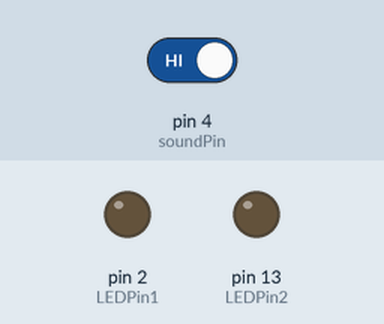
This sketch was run on a simulated Arduino Uno, built with avr-gcc and run on an emulated ATmega328P. Parts: output pins drawn as LEDs (lit = HIGH). The inputs (shaded band) are chosen by the test bench; at power-on: pin 4 (soundPin) HIGH.

Above: at 1.2 s.
1.3 s: pin 4 (soundPin) driven LOW
At 1.6 s:
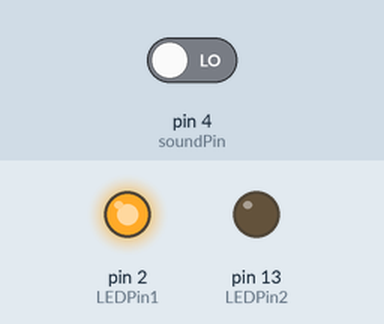
At 3.2 s:
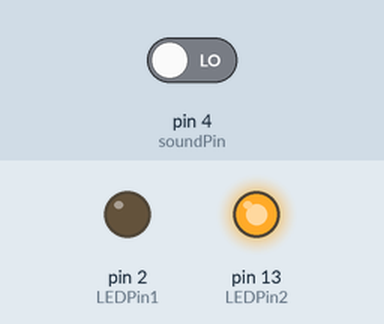
4.3 s: pin 4 (soundPin) driven HIGH
At 5.3 s:
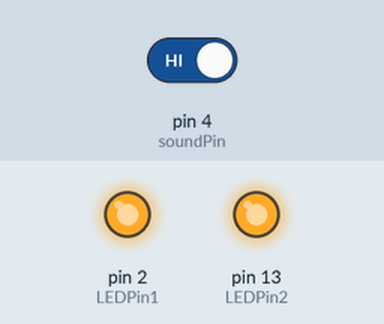
Timing chart, 0 to 7.3 s (numbered marks = the images above; inputs shaded):
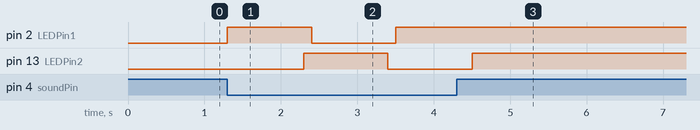

The sketch:

Lab9.ino
```cpp
int soundPin = 4;
int LEDPin1 = 2;
int LEDPin2 = 13;
int LEDstate;
int LEDstate2;


void setup()
{
  pinMode(LEDPin1, OUTPUT);
  pinMode(LEDPin2, OUTPUT);
  digitalWrite(LEDPin1,LOW);
  digitalWrite(LEDPin2,LOW);
  LEDstate = 0;
  LEDstate2 = 0;
}

void loop()
{
  int tmp = digitalRead(soundPin);
  Serial.println(tmp);
  //1
  if(!tmp)
  {
    if (LEDstate == 0)
    {
      digitalWrite(LEDPin1, HIGH);
      LEDstate = 1;
    }
    else
    {
      digitalWrite(LEDPin1, LOW);
      LEDstate = 0;
    }
    delay(1000);
  }
  else
  {
    delay(1);
  }
  //2
  if(!tmp)
  {
    if (LEDstate2 == 0)
    {
      digitalWrite(LEDPin2, HIGH);
      LEDstate2 = 1;
    }
    else
    {
      digitalWrite(LEDPin2, LOW);
      LEDstate2 = 0;
    }
    delay(100);
  }
//  else
//  {
//    delay(1);
//  }
}
```

Measured:
- after the input at 1.3 s, pin 2 (LEDPin1): LOW → HIGH at once, → LOW 1.1 s later, → HIGH 1.1 s later; pin 13 (LEDPin2): LOW → HIGH after 1.0 s, → LOW 1.1 s later
- after the input at 4.3 s, pin 2 (LEDPin1): stops changing and stays HIGH; pin 13 (LEDPin2): goes on until 4.5 s, then stays HIGH
